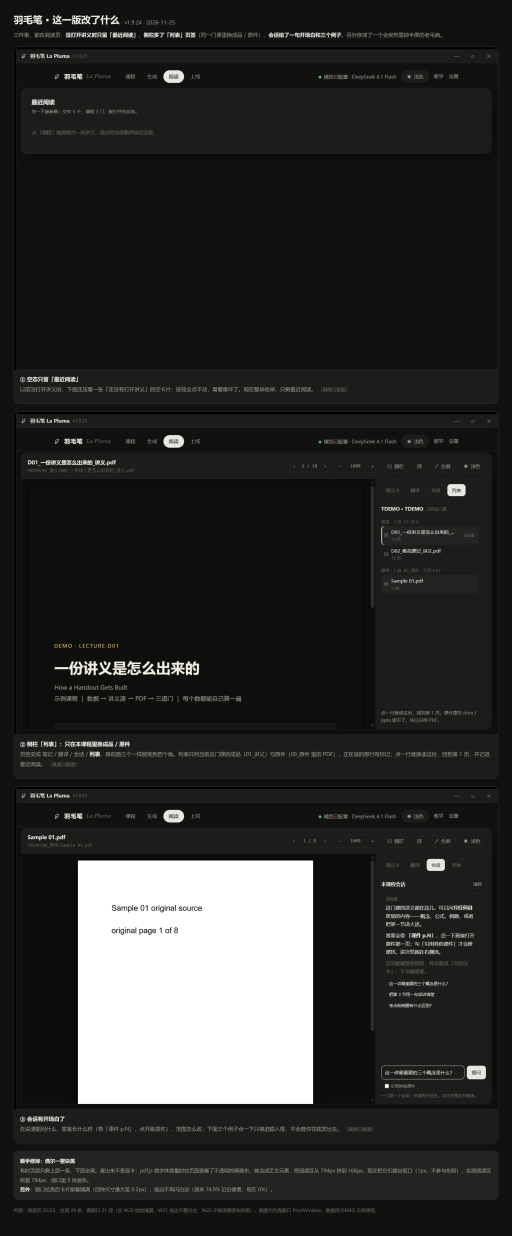
#> input picture docs/版本速览/v1.9.24-阅读空态-列表-会话开场.png, 2560 x 6176 px, found by its file name (shown at 1/5 size); its folder holds only this picture in this run
$ python check-shot-light.py '../../docs/版本速览/v1.9.24-阅读空态-列表-会话开场.png'
#> lines starting #> are read from the running program, lines starting #| are printed output that depends on the picture
# -*- coding: utf-8 -*-
r"""check-shot-light.py — 截图一律用白天（浅色）模式（2026-11-27 用户定）

为什么有这条：用户 2026-11-27 定「截图一律以白天模式为标准」。界面默认是深色也能拍，
但深色图在文档、主页、项目台里都更难看清，而且同一批图深浅混着放，看的人分不清
「这是深色模式的演示」还是「这张恰好拍在深色下」。

判据：
    L1 红：docs\资产 里的界面截图平均亮度 < 100（几十张一色深底），
           且文件名里没有声明这是深色图（深色 / 夜间 / 暗）
    L2 黄：一张深色图都没有 —— 说明「深色模式」这件功能没图，
           要么补一张带「深色」的，要么这条判据被绕过

修法：用白天（浅色）模式重拍那张图；确实要展示深色模式的，文件名带「深色」。

用法：python tools\check\check-shot-light.py            # 查本仓 docs\资产
      python tools\check\check-shot-light.py a.png b.png  # 只查这几张（提交钩子传改动的图）
      python tools\check\check-shot-light.py --selftest  # 造图验判据本身
退出码：0 绿（或只有黄）· 1 红
"""
import glob
import os
import re
import sys

ROOT = os.path.dirname(os.path.dirname(os.path.dirname(os.path.abspath(__file__))))
SHOT_DIR = os.path.join(ROOT, "docs", u"资产")
DARK_MEAN = 100
DECLARED = re.compile(u"深色|夜间|暗")


def mean_luma(path):
    """平均亮度（0–255）：缩到 64×64 再取灰度均值，够判深浅，也不慢。"""
#> called with path = '../../docs/版本速览/v1.9.24-阅读空态-列表-会话开场.png'
    from PIL import Image, ImageStat
    with Image.open(path) as im:
#> im is the input picture: PIL image 2560x6176 RGB; mean R, G, B 45, 45, 43.5
        small = im.convert("L").resize((64, 64))
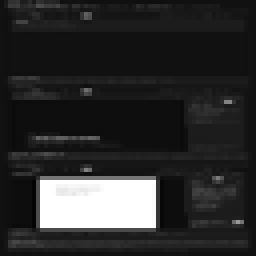
#> small: PIL image 64x64 L (shown 4 times larger); min 3, max 255, mean 44.9
    return ImageStat.Stat(small).mean[0]


def judge(items):
    """items = [(文件名, 平均亮度)] -> (红, 黄)。纯函数，selftest 直接喂。"""
    red = []
    declared = 0
    for name, m in sorted(items, key=lambda x: x[1]):
        if m >= DARK_MEAN:
            continue
        if DECLARED.search(name):
            declared += 1
            continue
        red.append(u"L1 %s 平均亮度 %.0f（< %d）——不是深色演示就别拍深色，用白天模式重拍"
                   % (name, m, DARK_MEAN))
#> this loop made 1 pass
#> (name, m) on pass 1: ('v1.9.24-阅读空态-列表-会话开场.png', 44.86)
#> after the loop, declared = 0; red = 1 item
    yel = []
    if items and not declared:
        yel.append(u"L2 一张声明「深色」的图都没有：深色模式这件功能在截图里看不见")
    return red, yel


def collect(dirpath):
    out = []
    for f in sorted(glob.glob(os.path.join(dirpath, u"界面-*.png")) + glob.glob(os.path.join(dirpath, u"产品介绍图*.png"))):
        try:
            out.append((os.path.basename(f), mean_luma(f)))
        except Exception as e:  # noqa: BLE001
            out.append((os.path.basename(f), -1.0))
    return out


def selftest():
    """造三张图：浅色合格 / 深色且文件名声明深色合格 / 深色没声明 —— 必须只红这一张。"""
    from PIL import Image
    import tempfile
    tmp = tempfile.mkdtemp(prefix="shot-light-")
    def make(name, v):
        Image.new("RGB", (80, 50), (v, v, v)).save(os.path.join(tmp, name))
    make(u"界面-白天.png", 240)
    make(u"界面-主页-深色.png", 18)
    make(u"界面-夜里拍的.png", 20)
    red, yel = judge(collect(tmp))
    ok = len(red) == 1 and u"夜里拍的" in red[0] and not [y for y in yel]
    print(u"[自测] 造 3 张：浅色 1 / 深色已声明 1 / 深色没声明 1")
    for x in red:
        print(u"  " + x)
    print(u"[自测] 结论：%s" % (u"按预期" if ok else u"不对——判据没在起作用"))
    return 0 if ok else 1


def main() -> int:
    if "--selftest" in sys.argv:
        return selftest()
    try:
        import PIL  # noqa: F401
    except Exception:  # noqa: BLE001
        print(u"[跳过] 没装 Pillow，这张检查没跑（不等于通过）：pip install Pillow")
        return 0
    only = [a for a in sys.argv[1:] if not a.startswith("-")]
    if only:
        items = []
        for f in only:
            path = f if os.path.isabs(f) else os.path.join(ROOT, f)
            if not os.path.exists(path):
                print(u"[黄] 这次没有查 %s（文件不在工作树里）" % f)
                continue
            try:
                items.append((os.path.basename(path), mean_luma(path)))
            except Exception:  # noqa: BLE001
                print(u"[黄] 读不出 %s（不是图片？）" % f)
        if not items:
            print(u"[跳过] 这次没有界面截图要查（不等于通过）")
            return 0
    else:
        items = collect(SHOT_DIR)
    if not items:
        print(u"[红] docs\资产 里一张界面截图都没有（%s）" % SHOT_DIR)
        return 1
    red, yel = judge(items)
#> red = 1 item; yel = ['L2 一张声明「深色」的图都没有：深色模式这件功能在截图里看不见']
    for x in red:
        print(u"[红] " + x)
#> this loop made 1 pass
#| [红] L1 v1.9.24-阅读空态-列表-会话开场.png 平均亮度 45（< 100）——不是深色演示就别拍深色，用白天模式重拍
    for x in yel:
        print(u"[黄] " + x)
#> this loop made 1 pass
#| [黄] L2 一张声明「深色」的图都没有：深色模式这件功能在截图里看不见
    dark = [n for n, m in items if m < DARK_MEAN]
#> dark = ['v1.9.24-阅读空态-列表-会话开场.png']
    print(u"扫了 %d 张 · 深色 %d 张（其中声明深色 %d 张）· 结论：%d 红 · %d 黄"
          % (len(items), len(dark), len(dark) - len(red), len(red), len(yel)))
#| 扫了 1 张 · 深色 1 张（其中声明深色 0 张）· 结论：1 红 · 1 黄
    return 1 if red else 0


if __name__ == "__main__":
#> (the run stopped early here; a loop or call above may not have finished)
